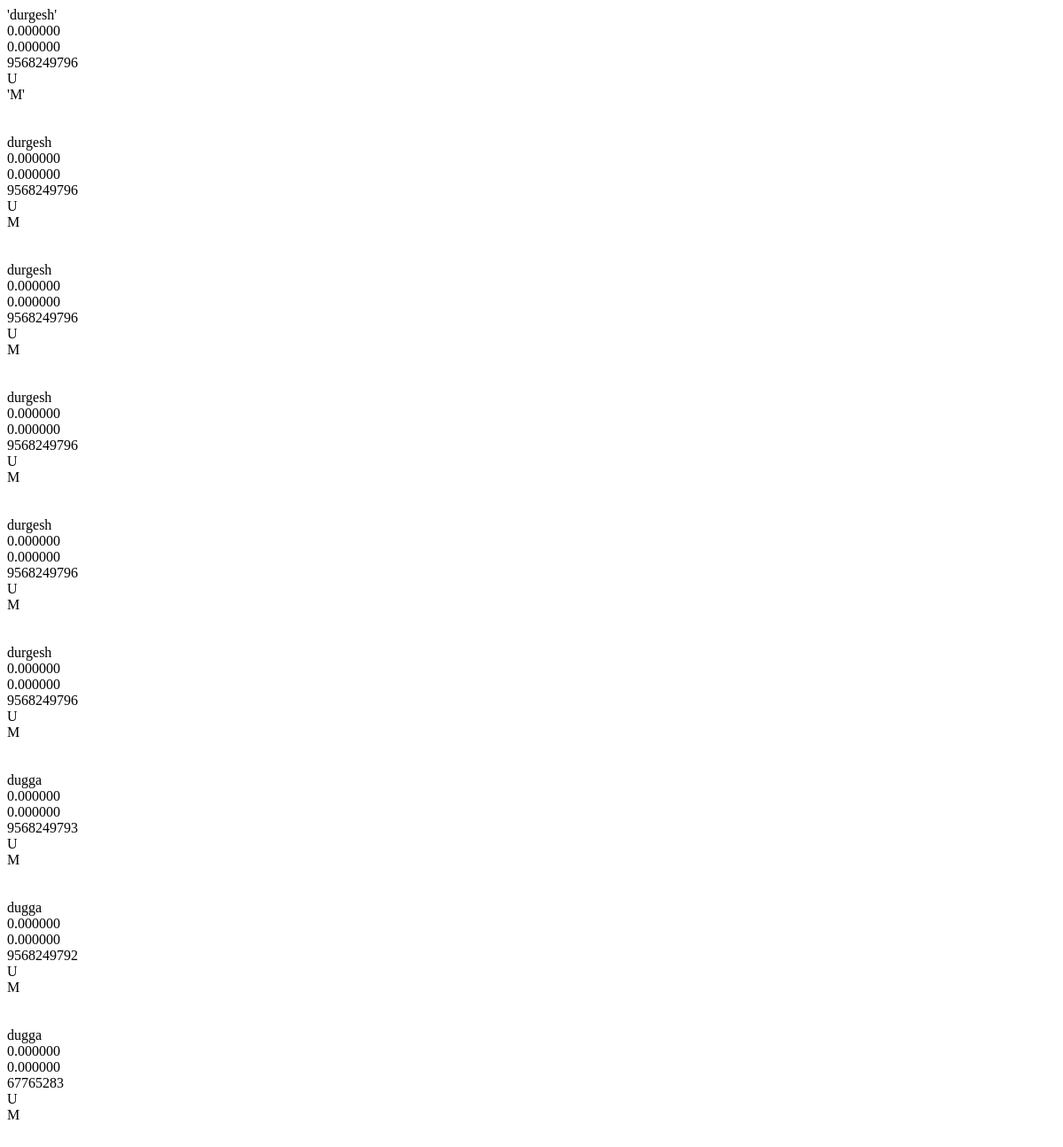
Before: /primus/analysis/ with the older database file.
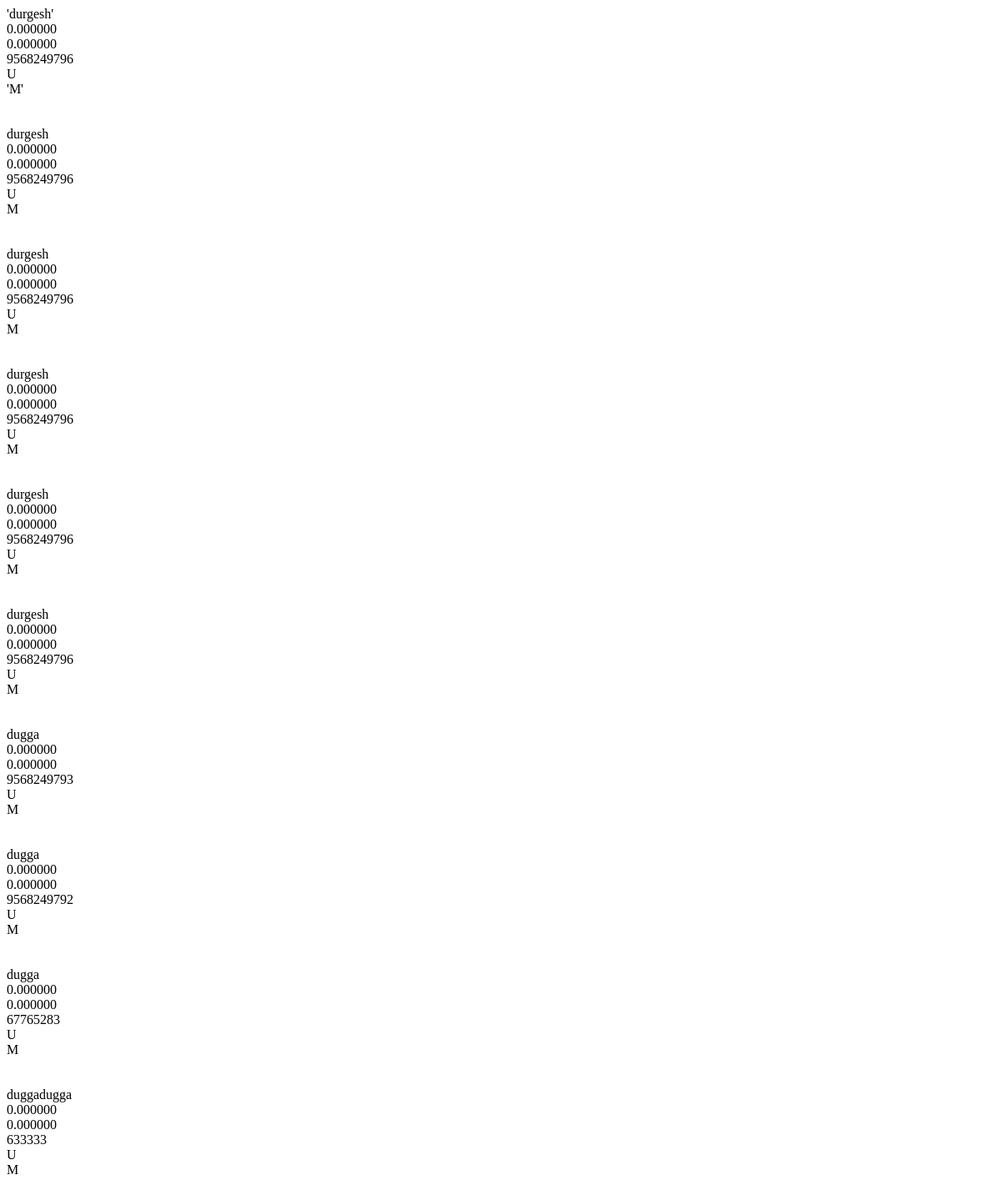
After: the same page with the newer database file.
### primusapis/models.py (models this page shows)
class Client(models.Model):
    name = models.CharField(max_length=100, default="Durgesh")
    address = models.TextField(max_length=300, blank=True)
    email = models.EmailField(blank=True)
    mobile = models.IntegerField(blank=True)
    lat = models.DecimalField(max_digits=9, decimal_places=6,default=0)
    log = models.DecimalField(max_digits=9, decimal_places=6,default=0)
    gender = models.CharField(choices=GENDER_CHOICES,default='M',max_length=10)
    status = models.CharField(choices=status_choice,default='U',max_length=10)
    device = models.OneToOneField(Device, null=True, related_name='client' , on_delete=models.CASCADE)
    user = models.OneToOneField(
        User, on_delete=models.CASCADE, null=True)
    following = models.TextField(max_length=1000,default='[9760839890]',null=True)
    def __str__(self):
        return self.name

### primus/views.py (the view)
# urls.py: path('analysis/',views.Analysis, name="analysis"),
def Analysis(request):
    clients = Client.objects.all()
    context = {
    'clients':clients
    }
    return render(request,'analysis.html',context)

### templates/analysis.html
{% for i in clients %}
{{i}}<br>
{{i.lat}}<br>
{{i.log}}<br>
{{i.mobile}}<br>
{{i.status}}<br>
{{i.gender}}<br><br><br>
{% endfor %}

Changed rows visible on the page:
added Client: name "duggadugga", lat "0.000000", log "0.000000", mobile "633333", status "U", gender "M"
